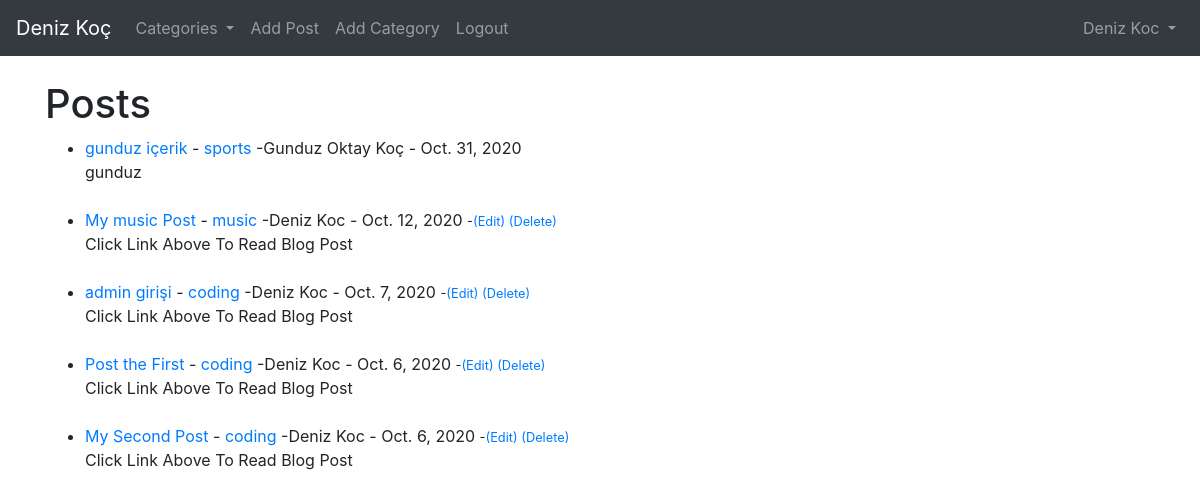
The app's page / (signed in) with its own data.
### theblog/models.py (models this page shows, shortened)
class Post(models.Model):
    title = models.CharField(max_length=255)
    header_image = models.ImageField(null=True, blank=True, upload_to = "images/")
    title_tag = models.CharField(max_length=255)
    author = models.ForeignKey(User,on_delete=models.CASCADE)
    body = RichTextField(blank=True , null=True)
    post_date = models.DateField(auto_now_add=True)
    category = models.CharField(max_length=255, default='coding')
    snippet = models.CharField(max_length=255)
    likes = models.ManyToManyField(User, related_name='blog_posts')

### theblog/views.py (the view)
# urls.py: path('', HomeView.as_view(), name="home"),
class HomeView(ListView):
    model = Post
    template_name = 'home.html'
    ordering = ['-post_date']
    def get_context_data(self, *args, **kwargs):
        cat_menu = Category.objects.all()
        context = super(HomeView, self).get_context_data(*args, **kwargs)
        context["cat_menu"] = cat_menu
        return context

### theblog/models.py (called while the page is built)
    def __str__(self):
        return self.name

### theblog/templates/home.html (shortened to what this page needs)
{% extends 'base.html'%}
{% block content %}
  <h1> Posts </h1>
<ul>
{% for post in object_list %}
  <li><a href="{% url 'article-detail' post.pk %}">
  {{ post.title }}</a>
  - <a href="{% url 'category' post.category|slugify %}">{{ post.category }}</a>
  -{{ post.author.first_name }}
   {{ post.author.last_name }}
  -  {{post.post_date }}  <small>
 {% if user.is_authenticated %}
     {% if user.id == post.author.id %}
               -<a href="{% url 'update_post' post.pk %}">(Edit)</a>
                <a href="{% url 'delete_post' post.pk %}">(Delete)</a>
           {% endif %}
        {% endif %}
  </small> <br/>
  {{ post.snippet }}
    </li>
{% endfor %}
</ul>
{% endblock %}

### theblog/templates/base.html (shortened to what this page needs)
<!DOCTYPE html>
<html >
  <head>
    <link rel="stylesheet" href="https://stackpath.bootstrapcdn.com/bootstrap/4.5.2/css/bootstrap.min.css">
  </head>
  <body>
   <nav class="navbar navbar-expand-lg navbar-dark bg-dark">
   <a class="navbar-brand" href={% url 'home'%}>Deniz Koç</a>
  <div class="collapse navbar-collapse" id="navbarSupportedContent">
  <ul class="navbar-nav mr-auto">
{%if cat_menu %}
 <li class="nav-item dropdown">
  <a class="nav-link dropdown-toggle" href="#" id="navbarDropdown" role="button" data-toggle="dropdown" aria-haspopup="true" aria-expanded="false">
        Categories
     </a>
      </li>
      {% endif %}
      {% if user.is_authenticated %}
        <li class="nav-item">
          <a class="nav-link"  href="{% url 'add_post'%}">Add Post</a>
          </li>
          <li class="nav-item">
          <a class="nav-link"  href="{% url 'add_category' %}">Add Category</a>
         </li>
     <li class="nav-item">
           <a class="nav-link"  href="{% url 'logout' %}">Logout</a>
            </li>
    {% endif %}
 </ul>
{% if user.is_authenticated %}
 {% if user.profile.id %}
   <ul class="navbar-nav ml-auto">
    <li class="nav-item dropdown">
        <a class="nav-link dropdown-toggle" href="#" id="navbarDropdown" role="button" data-toggle="dropdown" aria-haspopup="true" aria-expanded="false">
          {{ user.first_name }}
          {{ user.last_name}}
        </a>
  </li>
  </ul>
 {% endif %}
{% endif %}
 </div>
 </nav>
 <br/>
 <div class="container">
 {% block content %}
{% endblock %}
    </div>
  </body>
</html>

### records on screen
Post: title "gunduz içerik", category "sports", author.first_name "Gunduz Oktay", author.last_name "Koç", post_date "Oct. 31, 2020", snippet "gunduz"
Post: title "My music Post", category "music", author.first_name "Deniz", author.last_name "Koc", post_date "Oct. 12, 2020", shows "(Edit)", snippet "Click Link Above To Read Blog Post"
Post: title "admin girişi", category "coding", author.first_name "Deniz", author.last_name "Koc", post_date "Oct. 7, 2020", shows "(Edit)", snippet "Click Link Above To Read Blog Post"
Post: title "Post the First", category "coding", author.first_name "Deniz", author.last_name "Koc", post_date "Oct. 6, 2020", shows "(Edit)", snippet "Click Link Above To Read Blog Post"
Post: title "My Second Post", category "coding", author.first_name "Deniz", author.last_name "Koc", post_date "Oct. 6, 2020", shows "(Edit)", snippet "Click Link Above To Read Blog Post"

### other values on screen
{{ user.first_name }} "Deniz"
{{ user.last_name }} "Koc"
